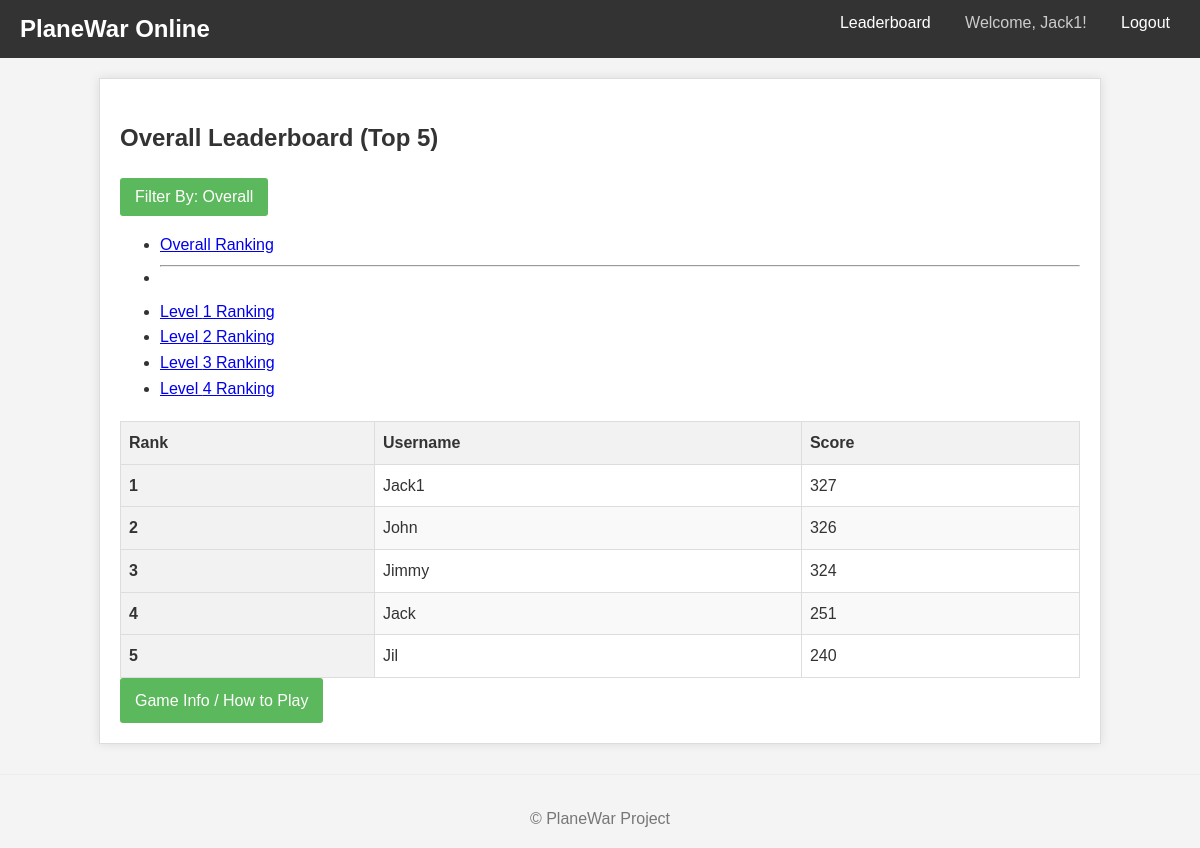
Page /leaderboard (signed in) on the committed database.
### models.py (models this page shows, shortened)
class User(UserMixin, db.Model):
    __tablename__ = 'users'
    id = db.Column(db.Integer, primary_key=True)
    username = db.Column(db.String(64), index=True, unique=True, nullable=False)
    password_hash = db.Column(db.String(128), nullable=False)
    scores = db.relationship('Score', backref='player', lazy='dynamic', cascade="all, delete-orphan")

### views.py (the view)
@bp.route('/leaderboard')
@bp.route('/leaderboard/level/<int:level_num>')
@login_required # Keep login required for viewing leaderboards
def leaderboard(level_num=None):
    try:
        available_levels = get_distinct_levels() # Get levels for dropdown/links
        leaderboard_data = []
        leaderboard_title = ""
        current_level_filter = "Overall" # Default display filter name
        if level_num is not None:
            if level_num not in available_levels:
                 flash(f"Level {level_num} does not exist or has no scores.", "warning")
                 return redirect(url_for('views.leaderboard')) # Redirect to overall on invalid level
            leaderboard_data = get_leaderboard_by_level(level_num)
            leaderboard_title = f"Leaderboard - Level {level_num} (Top {len(leaderboard_data)})"
            current_level_filter = f"Level {level_num}"
        else:
            leaderboard_data = get_overall_leaderboard()
            leaderboard_title = f"Overall Leaderboard (Top {len(leaderboard_data)})"
        return render_template('leaderboard.html',
                               title=leaderboard_title,
                               scores_data=leaderboard_data,
                               available_levels=available_levels,
                               current_level_filter=current_level_filter
                              )
    except Exception as e:
        print(f"Error loading leaderboard view: {e}")
        flash("An error occurred while loading the leaderboard.", "danger")
        return redirect(url_for('views.index')) # Redirecting back to index is safer

### leaderboard_service.py (called while the page is built)
def get_distinct_levels():
    levels = db.session.query(Score.level)\
                       .distinct()\
                       .order_by(Score.level.asc())\
                       .all()
    distinct_levels = [level[0] for level in levels] # Extract level numbers from tuples
    return distinct_levels

### models.py (called while the page is built)
@login_manager.user_loader
def load_user(user_id):
    try:
        return db.session.get(User, int(user_id))
    except (TypeError, ValueError):
        return None

### templates/leaderboard.html (shortened to what this page needs)
{% extends "base.html" %}
{% block content %}
    <h2>{{ title }}</h2>
    <div class="leaderboard-controls mb-3">
        <div class="dropdown">
            <button class="btn btn-secondary dropdown-toggle" type="button" id="leaderboardTypeDropdown" data-bs-toggle="dropdown" aria-expanded="false">
                Filter By: {{ current_level_filter }}
            </button>
            <ul class="dropdown-menu" aria-labelledby="leaderboardTypeDropdown">
                <li><a class="dropdown-item {% if current_level_filter == 'Overall' %}active{% endif %}"
                       href="{{ url_for('views.leaderboard') }}">Overall Ranking</a></li>
                {% if available_levels %}
                    <li><hr class="dropdown-divider"></li>
                    {% for level in available_levels %}
                    <li><a class="dropdown-item {% if current_level_filter == 'Level ' + level|string %}active{% endif %}"
                           href="{{ url_for('views.leaderboard', level_num=level) }}">Level {{ level }} Ranking</a></li>
                    {% endfor %}
                {% endif %}
            </ul>
        </div>
    </div>
    {% if scores_data %}
        <div class="table-responsive">
            <table class="table table-striped table-hover">
                <thead>
                    <tr>
                        <th scope="col">Rank</th>
                        <th scope="col">Username</th>
                        <th scope="col">Score</th>
                    </tr>
                </thead>
                <tbody>
                    {% for item in scores_data %}
                    <tr>
                        <th scope="row">{{ item.rank }}</th>
                        <td>{{ item.username }}</td>
                        <td>{{ item.score }}</td>
                    </tr>
                    {% endfor %}
                </tbody>
            </table>
        </div>
    {% else %}
        <p class="text-center fst-italic">No scores submitted yet for this leaderboard view.</p>
    {% endif %}
    {% if current_user.is_authenticated %}
        <div class="mt-3">
             <a href="{{ url_for('views.game') }}" class="btn btn-info">Game Info / How to Play</a>
        </div>
    {% endif %}
{% endblock %}

### templates/base.html (shortened to what this page needs)
<!DOCTYPE html>
<html lang="en">
<head>
    <link rel="stylesheet" href="{{ url_for('static', filename='style.css') }}">
</head>
<body>
    <nav>
        <h1>PlaneWar Online</h1>
        <ul>
            <li><a href="{{ url_for('views.leaderboard') }}">Leaderboard</a></li>
            {% if current_user.is_authenticated %}
                <li><span>Welcome, {{ current_user.username }}!</span></li>
                <li><a href="{{ url_for('auth.logout') }}">Logout</a></li>
            {% else %}
                <li><a href="{{ url_for('auth.login') }}">Login</a></li>
                <li><a href="{{ url_for('auth.register') }}">Register</a></li>
            {% endif %}
        </ul>
    </nav>
    <div class="container">
        {% block content %}
        {% endblock %}
    </div>
    <footer>
        <p>&copy; {{ now.year }} PlaneWar Project</p>
    </footer>
</body>
</html>

### static/style.css (style rules this page uses)
body { font-family: sans-serif; line-height: 1.6; margin: 0; padding: 0; background-color: #f4f4f4; color: #333; }
.container { max-width: 960px; margin: 20px auto; padding: 20px; background-color: #fff; border: 1px solid #ddd; box-shadow: 0 0 10px rgba(0, 0, 0, 0.1); }
nav { background-color: #333; color: #fff; padding: 10px 0; margin-bottom: 20px; }
nav h1 { display: inline-block; margin: 0 0 0 20px; font-size: 1.5em; }
nav ul { list-style: none; padding: 0; margin: 0; float: right; }
nav ul li { display: inline-block; margin-right: 20px; }
nav ul li a { color: #fff; text-decoration: none; padding: 5px 10px; }
nav ul li span { color: #ccc; }
button.btn, a.btn { display: inline-block; background-color: #5cb85c; color: white; padding: 10px 15px; border: none; border-radius: 3px; cursor: pointer; text-decoration: none; font-size: 1em; }
table { width: 100%; border-collapse: collapse; margin-top: 20px; }
table th, table td { border: 1px solid #ddd; padding: 8px; text-align: left; }
table th { background-color: #f2f2f2; font-weight: bold; }
table tbody tr:nth-child(even) { background-color: #f9f9f9; }
footer { text-align: center; margin-top: 30px; padding-top: 15px; border-top: 1px solid #eee; color: #777; }

### rows in the picture
User: username "Jack1", rank "1", score "327"
User: rank "2", username "John", score "326"
User: rank "3", username "Jimmy", score "324"
User: rank "4", username "Jack", score "251"
User: rank "5", username "Jil", score "240"

### other values in the picture
{{ title }} "Overall Leaderboard (Top 5)"
{{ current_level_filter }} "Overall"
{{ level }} "1" "2" "3" "4"
